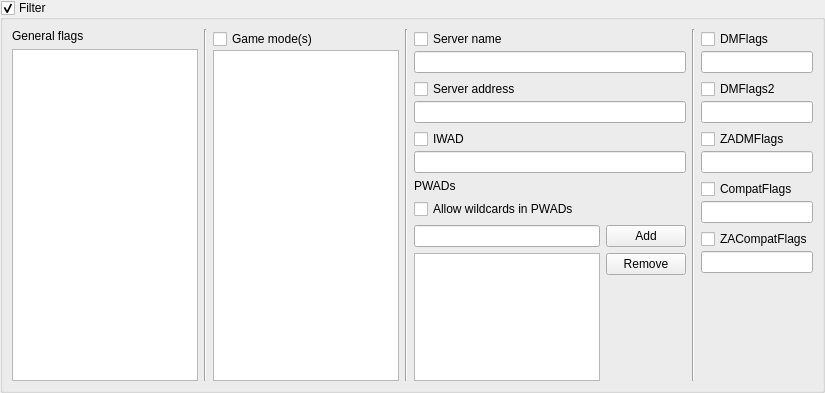
<?xml version="1.0" encoding="UTF-8"?>
<ui version="4.0">
 <class>FilterSettingsWindow</class>
 <widget class="QWidget" name="FilterSettingsWindow">
  <property name="geometry">
   <rect>
    <x>0</x>
    <y>0</y>
    <width>825</width>
    <height>393</height>
   </rect>
  </property>
  <property name="windowTitle">
   <string/>
  </property>
  <layout class="QVBoxLayout" name="verticalLayout_13">
   <property name="leftMargin">
    <number>0</number>
   </property>
   <property name="topMargin">
    <number>0</number>
   </property>
   <property name="rightMargin">
    <number>0</number>
   </property>
   <property name="bottomMargin">
    <number>0</number>
   </property>
   <item>
    <widget class="QGroupBox" name="groupBox">
     <property name="title">
      <string>Filter</string>
     </property>
     <property name="checkable">
      <bool>true</bool>
     </property>
     <property name="checked">
      <bool>true</bool>
     </property>
     <layout class="QHBoxLayout" name="horizontalLayout_2">
      <item>
       <layout class="QVBoxLayout" name="verticalLayout_15">
        <item>
         <widget class="QLabel" name="label_3">
          <property name="text">
           <string>General flags </string>
          </property>
         </widget>
        </item>
        <item>
         <widget class="QListWidget" name="filterFlags">
          <property name="selectionMode">
           <enum>QAbstractItemView::MultiSelection</enum>
          </property>
         </widget>
        </item>
       </layout>
      </item>
      <item>
       <widget class="Line" name="line">
        <property name="orientation">
         <enum>Qt::Vertical</enum>
        </property>
       </widget>
      </item>
      <item>
       <layout class="QVBoxLayout" name="verticalLayout_14">
        <property name="spacing">
         <number>1</number>
        </property>
        <item>
         <widget class="QCheckBox" name="filterModesCheck">
          <property name="text">
           <string>Game mode(s)</string>
          </property>
         </widget>
        </item>
        <item>
         <widget class="QListWidget" name="filterModes">
          <property name="selectionMode">
           <enum>QAbstractItemView::MultiSelection</enum>
          </property>
         </widget>
        </item>
       </layout>
      </item>
      <item>
       <widget class="Line" name="line_2">
        <property name="orientation">
         <enum>Qt::Vertical</enum>
        </property>
       </widget>
      </item>
      <item>
       <layout class="QVBoxLayout" name="verticalLayout_11">
        <item>
         <layout class="QVBoxLayout" name="verticalLayout">
          <property name="spacing">
           <number>2</number>
          </property>
          <item>
           <widget class="QCheckBox" name="serverNameCheck">
            <property name="text">
             <string>Server name</string>
            </property>
           </widget>
          </item>
          <item>
           <widget class="QLineEdit" name="serverNameInput"/>
          </item>
         </layout>
        </item>
        <item>
         <layout class="QVBoxLayout" name="verticalLayout_2">
          <property name="spacing">
           <number>2</number>
          </property>
          <item>
           <widget class="QCheckBox" name="serverAddressCheck">
            <property name="text">
             <string>Server address</string>
            </property>
           </widget>
          </item>
          <item>
           <widget class="QLineEdit" name="serverAddressInput"/>
          </item>
         </layout>
        </item>
        <item>
         <layout class="QVBoxLayout" name="verticalLayout_3">
          <property name="spacing">
           <number>2</number>
          </property>
          <item>
           <widget class="QCheckBox" name="serverIWADCheck">
            <property name="text">
             <string>IWAD</string>
            </property>
           </widget>
          </item>
          <item>
           <widget class="QLineEdit" name="serverIWADInput"/>
          </item>
         </layout>
        </item>
        <item>
         <widget class="QLabel" name="label">
          <property name="text">
           <string>PWADs</string>
          </property>
         </widget>
        </item>
        <item>
         <widget class="QCheckBox" name="pwadWildcards">
          <property name="text">
           <string>Allow wildcards in PWADs</string>
          </property>
         </widget>
        </item>
        <item>
         <layout class="QHBoxLayout" name="horizontalLayout">
          <item>
           <layout class="QVBoxLayout" name="verticalLayout_9">
            <item>
             <widget class="QLineEdit" name="pwadAddInput"/>
            </item>
            <item>
             <widget class="QListWidget" name="pwadListInput"/>
            </item>
           </layout>
          </item>
          <item>
           <layout class="QVBoxLayout" name="verticalLayout_10">
            <item>
             <widget class="QPushButton" name="pwadAddButton">
              <property name="text">
               <string>Add</string>
              </property>
             </widget>
            </item>
            <item>
             <widget class="QPushButton" name="pwadDelButton">
              <property name="text">
               <string>Remove</string>
              </property>
             </widget>
            </item>
            <item>
             <spacer name="verticalSpacer">
              <property name="orientation">
               <enum>Qt::Vertical</enum>
              </property>
              <property name="sizeHint" stdset="0">
               <size>
                <width>20</width>
                <height>40</height>
               </size>
              </property>
             </spacer>
            </item>
           </layout>
          </item>
         </layout>
        </item>
       </layout>
      </item>
      <item>
       <widget class="Line" name="line_3">
        <property name="orientation">
         <enum>Qt::Vertical</enum>
        </property>
       </widget>
      </item>
      <item>
       <layout class="QVBoxLayout" name="verticalLayout_12">
        <item>
         <layout class="QVBoxLayout" name="verticalLayout_4">
          <property name="spacing">
           <number>2</number>
          </property>
          <item>
           <widget class="QCheckBox" name="dmflagsCheck">
            <property name="text">
             <string>DMFlags</string>
            </property>
           </widget>
          </item>
          <item>
           <widget class="QLineEdit" name="dmflagsInput"/>
          </item>
         </layout>
        </item>
        <item>
         <layout class="QVBoxLayout" name="verticalLayout_5">
          <property name="spacing">
           <number>2</number>
          </property>
          <item>
           <widget class="QCheckBox" name="dmflags2Check">
            <property name="text">
             <string>DMFlags2</string>
            </property>
           </widget>
          </item>
          <item>
           <widget class="QLineEdit" name="dmflags2Input"/>
          </item>
         </layout>
        </item>
        <item>
         <layout class="QVBoxLayout" name="verticalLayout_6">
          <property name="spacing">
           <number>2</number>
          </property>
          <item>
           <widget class="QCheckBox" name="zadmflagsCheck">
            <property name="text">
             <string>ZADMFlags</string>
            </property>
           </widget>
          </item>
          <item>
           <widget class="QLineEdit" name="zadmflagsInput"/>
          </item>
         </layout>
        </item>
        <item>
         <layout class="QVBoxLayout" name="verticalLayout_7">
          <property name="spacing">
           <number>2</number>
          </property>
          <item>
           <widget class="QCheckBox" name="compatflagsCheck">
            <property name="text">
             <string>CompatFlags</string>
            </property>
           </widget>
          </item>
          <item>
           <widget class="QLineEdit" name="compatflagsInput"/>
          </item>
         </layout>
        </item>
        <item>
         <layout class="QVBoxLayout" name="verticalLayout_8">
          <property name="spacing">
           <number>2</number>
          </property>
          <item>
           <widget class="QCheckBox" name="zacompatflagsCheck">
            <property name="text">
             <string>ZACompatFlags</string>
            </property>
           </widget>
          </item>
          <item>
           <widget class="QLineEdit" name="zacompatflagsInput"/>
          </item>
         </layout>
        </item>
        <item>
         <spacer name="verticalSpacer_2">
          <property name="orientation">
           <enum>Qt::Vertical</enum>
          </property>
          <property name="sizeHint" stdset="0">
           <size>
            <width>20</width>
            <height>40</height>
           </size>
          </property>
         </spacer>
        </item>
       </layout>
      </item>
     </layout>
    </widget>
   </item>
  </layout>
 </widget>
 <resources/>
 <connections/>
</ui>
